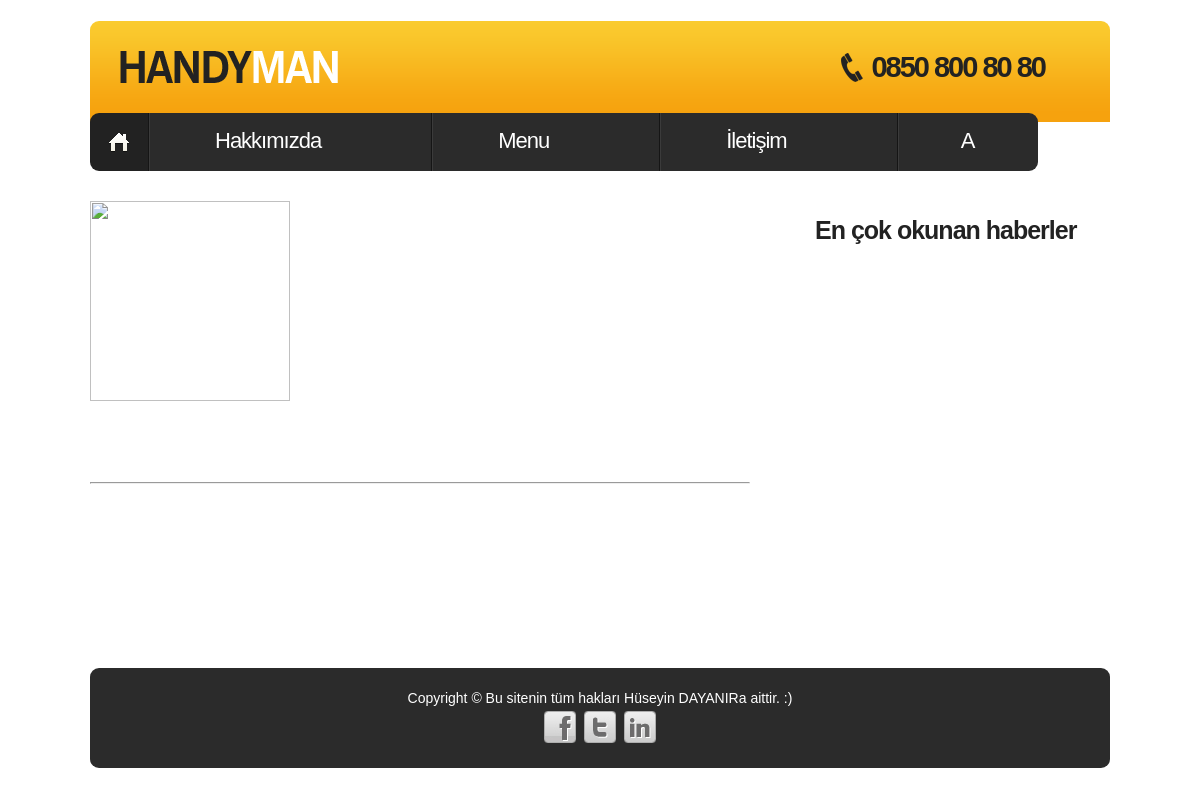
The page /haberDetay.php on the database as committed earlier.
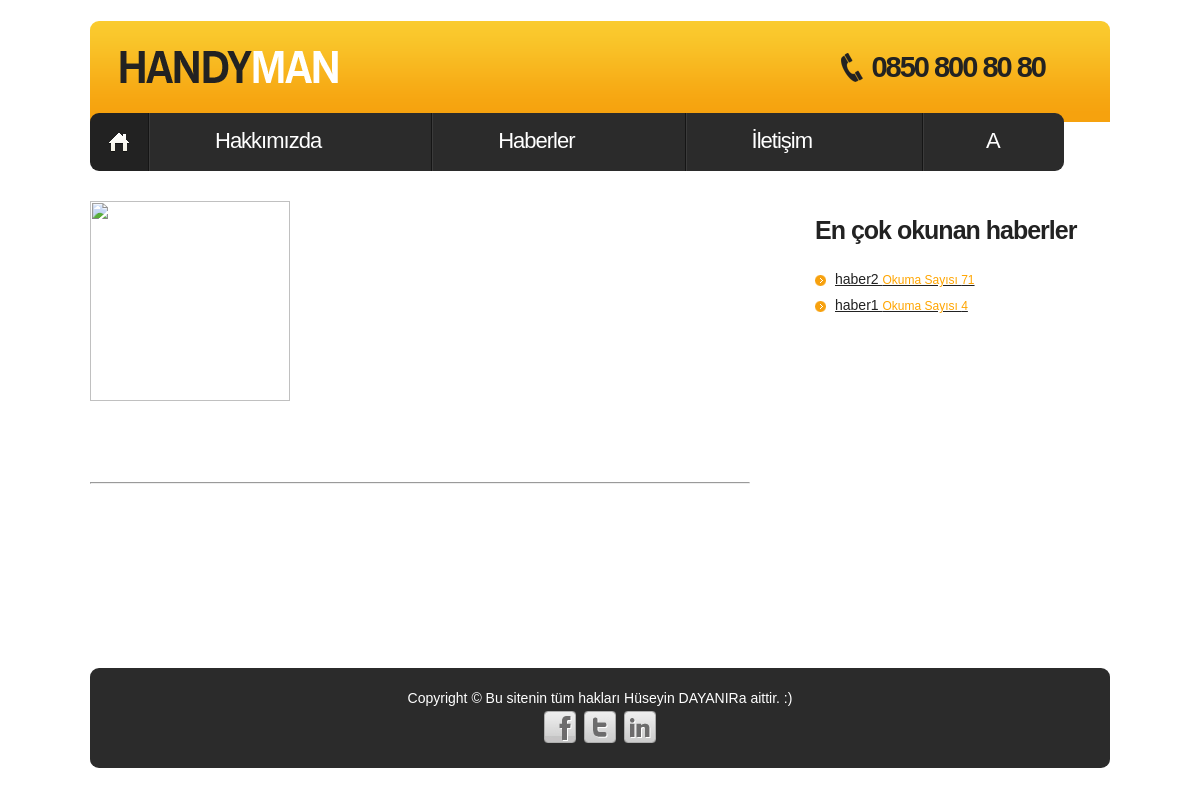
The same page on the database as committed later.
### tables this page shows
CREATE TABLE `menuler` (
  `menu_id` int(11) NOT NULL,
  `menu_ad` varchar(50) NOT NULL,
  `menu_link` varchar(500) NOT NULL,
  `menu_ek` varchar(50) NOT NULL
);

CREATE TABLE `haber` (
  `haber_id` int(11) NOT NULL,
  `haber_ad` varchar(100) NOT NULL,
  `haber_detay` varchar(2000) NOT NULL,
  `haber_resimyol` varchar(500) NOT NULL,
  `haber_zaman` varchar(250) NOT NULL,
  `haber_hit` varchar(50) NOT NULL
);

### haberDetay.php (the view, shortened to what this page needs)
<?php include 'header.php';
$haber_id=$_GET['haber_id'];
$habersor =mysqli_query($baglan,"SELECT * FROM haber where haber_id ='$haber_id'");
$habercek =mysqli_fetch_assoc($habersor);
?>
    <section id="content">
      <div class="wrapper">
        <article class="col-1">
        <figure class="img-indent"><img width="200" height="200" src="admin/<?php echo $habercek['haber_resimyol']?>" alt=""></figure>
        <div class="indent-left">
            <div class="wrapper prev-indent-bot">
              <div class="extra-wrap">
              </div>
            </div>
            <div style="float:right; padding-bottom : 15px;" class="indent-left">
            </div>
        </div>
        <br><br>
        <hr>
        </article>
        <article class="col-2">
          <h4 style="font-size:25px;" class="p1">En çok okunan haberler</h4>
          <ul class="list-1">
          <?php
              $habersor =mysqli_query($baglan,"SELECT * FROM haber order by haber_hit DESC limit 10");
              while ( $habercek =mysqli_fetch_assoc($habersor) ){?>
            <li><a href="haberDetay.php?haber_id=<?php echo $habercek['haber_id']?>"><?php echo $habercek['haber_ad']?> <h9 align=right; text-align:right;   style="font-size:12px; color:orange;"><?php  echo "Okuma Sayısı "; echo $habercek['haber_hit'];?></h9> </a></li>
            <?php } ?>
          </ul>
        </article>
      </div>
    </section>
    <aside>
      <div class="block"></div>
    </aside>
  </div>
</div>
<?php include 'footer.php' ?>

### header.php (shortened to what this page needs)
<?php include 'admin/netting/baglan.php' ?>
<?php
$ayarsor =mysqli_query($baglan,"SELECT * FROM ayarlar");
$ayarcek =mysqli_fetch_assoc($ayarsor);
?>
<!DOCTYPE html>
<html lang="en">
<head>
<link rel="stylesheet" href="css/reset.css" type="text/css" media="screen">
<link rel="stylesheet" href="css/styles.css" type="text/css" media="screen">
<link rel="stylesheet" href="css/layout.css" type="text/css" media="screen">
</head>
<body id="page1">
<div class="extra">
  <div class="main">
    <header>
      <div class="indent">
        <div class="row-top">
          <div class="wrapper">
            <img style="margin-top:30px; margin-left:30px;" src="<?php echo $ayarcek['ayar_logo'];?>" alt="">
            <strong class="support"><?php echo $ayarcek['ayar_telefon'];?></strong> </div>
        </div>
        <nav>
        <ul class="menu">
            <li><a class="active" href="index.php">Home</a></li>
            <?php
              $menusor =mysqli_query($baglan,"SELECT * FROM menuler");
              $menusay = mysqli_num_rows($menusor);
              $say=0;
              while ( $menucek =mysqli_fetch_assoc($menusor) ){ $say++;?>
                <li class="<?php
                  if($menusay == $say){
                    echo "last";
                  }
                ?>"><a href="<?php echo $menucek['menu_link']?>"><?php echo $menucek['menu_ad']?></a></li>
            <?php }
        ?>
          </ul>
        </nav>
      </div>
    </header>

Rows that differ between the two databases and show on the page:
removed menuler: menu_ad "Menu"
added menuler: menu_ad "Haberler"
added haber: haber_ad "haber2", haber_hit "71"
added haber: haber_ad "haber1", haber_hit "4"
